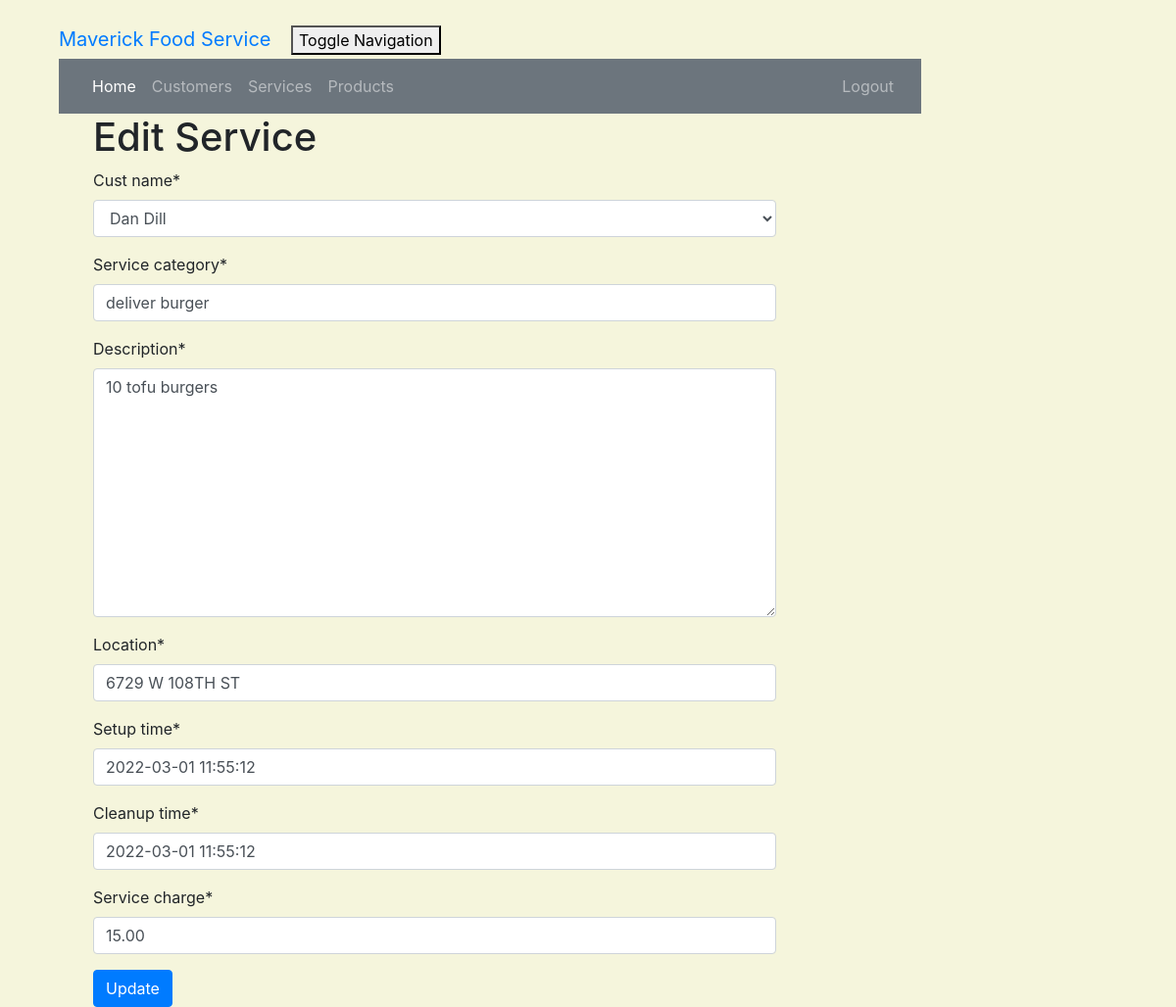
/service/1/edit/ (signed in), run on the app's committed database.
### crm/models.py (models this page shows, shortened)
class Customer(models.Model):
    cust_name = models.CharField(max_length=50)
    email = models.EmailField(max_length=100)
    phone = models.CharField(max_length=20)
    bldgroom = models.CharField(max_length=100)
    address = models.CharField(max_length=200)
    city = models.CharField(max_length=50)
    state = models.CharField(max_length=50)
    zipcode = models.CharField(max_length=10)
    organization = models.CharField(max_length=100)
    role = models.CharField(max_length=100)
    def __str__(self):
        return self.cust_name

class Service(models.Model):
    cust_name = models.ForeignKey(Customer, on_delete=models.CASCADE, related_name='services')
    service_category = models.CharField(max_length=100)
    description = models.TextField()
    location = models.CharField(max_length=200)
    setup_time = models.DateTimeField(
        default=timezone.now)
    cleanup_time = models.DateTimeField(
        default=timezone.now)
    service_charge = models.DecimalField(max_digits=10, decimal_places=2)
    created_date = models.DateTimeField(
        default=timezone.now)
    updated_date = models.DateTimeField(auto_now_add=True)

### crm/views.py (the view)
# urls.py: path('service/<int:pk>/edit/', views.service_edit, name='service_edit'),
@login_required
def service_edit(request, pk):
    service = get_object_or_404(Service, pk=pk)
    if request.method == "POST":
        form = ServiceForm(request.POST, instance=service)
        if form.is_valid():
            service = form.save()
            service.updated_date = timezone.now()
            service.save()
            services = Service.objects.filter(created_date__lte=timezone.now())
            return render(request, 'crm/service_list.html', {'services': services})
    else:
        form = ServiceForm(instance=service)
    return render(request, 'crm/service_edit.html', {'form': form})

### crm/forms.py
class ServiceForm(forms.ModelForm):
    class Meta:
        model = Service
        fields = (
        'cust_name', 'service_category', 'description', 'location', 'setup_time', 'cleanup_time', 'service_charge')

### crm/templates/crm/service_edit.html (shortened to what this page needs)
<!DOCTYPE html>
<html lang="en">
{% extends 'crm/base.html' %}
{% load crispy_forms_tags %}
{% block content %}
    <h1>Edit Service</h1>
    <form method="POST" class="service-form">{% csrf_token %}
        {{ form|crispy }}
        <button type="submit" class="btn btn-primary">Update</button>
    </form>
{% endblock %}

### crm/static/css/portfolio.css (style rules this page uses)
body { padding-left: 45px; padding-right: 45px; padding-top: 20px; }

### crm/templates/crm/service_edit.html (style rules this page uses)
body { background-color: beige; }

### data on the page
Customer: cust_name "Dan Dill"
Service: service_category "deliver burger", description "10 tofu burgers", location "6729 W 108TH ST", setup_time "2022-03-01 11:55:12", cleanup_time "2022-03-01 11:55:12", service_charge "15.00"
